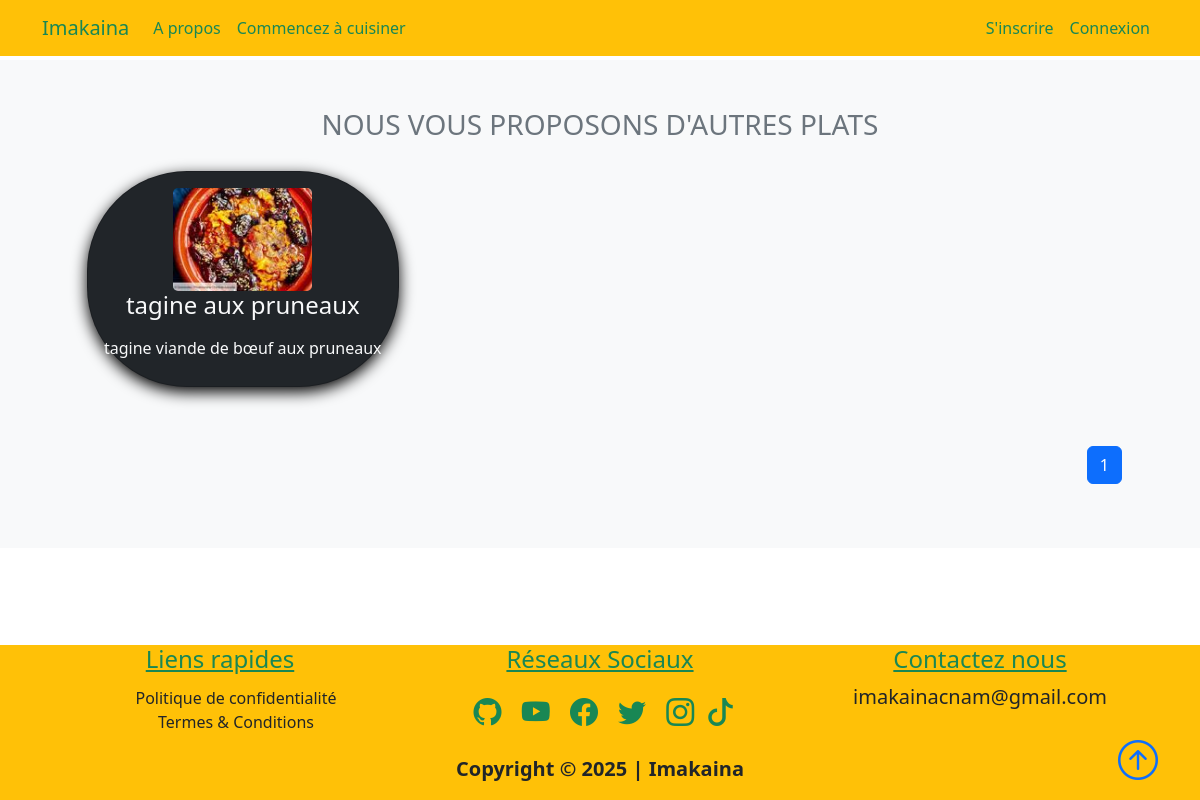
The app's page /plats, older data.
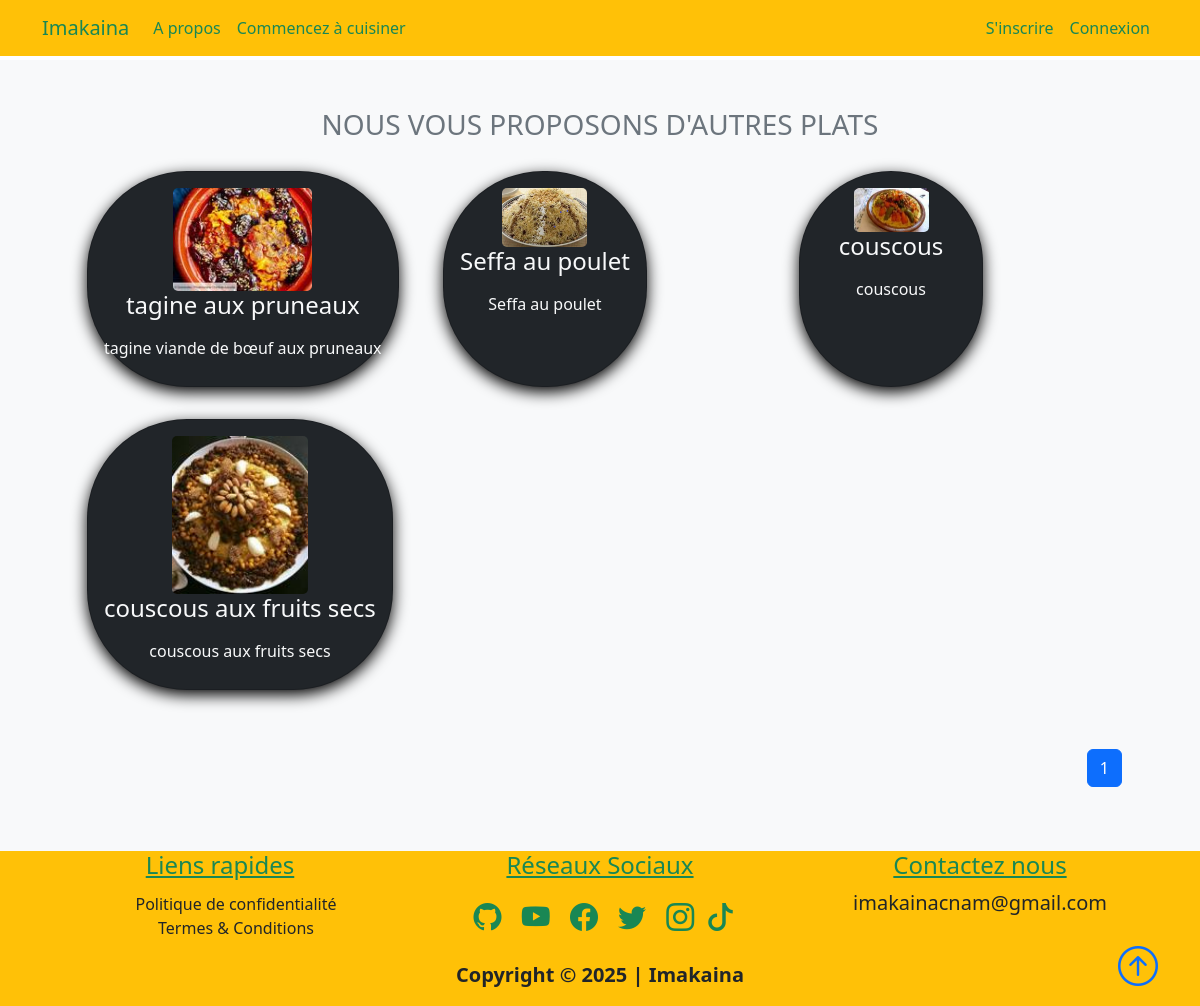
The same page, newer data.
### projet/models.py (models this page shows, shortened)
class Plat(db.Model):
    id = db.Column(db.Integer, primary_key=True, autoincrement=True)
    title = db.Column(db.String(50), unique=True, nullable=False)
    description = db.Column(db.String(150), nullable=False)
    icon = db.Column(db.String(20), nullable=False, default="default_icon.jpg")
    recettes = db.relationship("Recette", backref="plat_name", lazy=True)

### projet/plats/routes.py (the view)
@plats_bp.route("/plats")
def plats():
    page = request.args.get("page", 1, type=int)
    plats = Plat.query.paginate(page=page, per_page=6)
    return render_template("plats.html", title="plats", plats=plats)

### projet/templates/plats.html
{% extends "layout.html" %}
{% block content %}
<section class="bg-light">
    <div class="container p-5">
        <h3 class="text-center text-secondary" id="learn">NOUS VOUS PROPOSONS D'AUTRES PLATS</h3>
        <div class="row">
            {% for plat in plats.items %}
            <div class="col-sm-12 col-md-6 col-lg-4 p-3 d-flex align-items-stretch">
                <a href="{{url_for('plats.plat', plat_title=plat.title)}}" class="text-decoration-none">
                    <div class="card bg-dark text-light h-100">
                        <div class="card-body text-center">
                            <img src="{{url_for('static', filename='plat_icons/' + plat.icon)}}" alt="" class="card-img w-50">
                            <h4 class="card-title mb-3">{{ plat.title }}</h4>
                            <p class="card-text">{{ plat.description }}</p>
                        </div>
                    </div>
                </a>
            </div>
            {% endfor %}
        </div>
        <nav class="mt-5" aria-label="...">
            <ul class="pagination" style="display: flex; justify-content: flex-end">
                {% for page_num in plats.iter_pages(left_edge=1, right_edge=1, left_current=1, right_current=2) %}
                    {% if page_num %}
                        {% if plats.page == page_num %}
                            <li class="page-item active">
                                <a href="{{url_for('plats.plats', page=page_num)}}" class="page-link">{{ page_num }}</a>
                            </li>
                        {% else %}
                            <li class="page-item">
                                <a href="{{url_for('plats.plats', page=page_num)}}" class="page-link">{{ page_num }}</a>
                            </li>
                        {% endif %}
                    {% else %}
                        <li class="page-item disabled">
                            <span class="page-link">...</span>
                        </li>
                    {% endif %}
                {% endfor %}
            </ul>
        </nav>
    </div>
</section>
{% endblock content %}

Row changes from the older to the newer data that the page shows:
added Plat: icon (picture), title "Seffa au poulet", description "Seffa au poulet"
added Plat: icon (picture), title "couscous", description "couscous"
added Plat: icon (picture), title "couscous aux fruits secs", description "couscous aux fruits secs"
